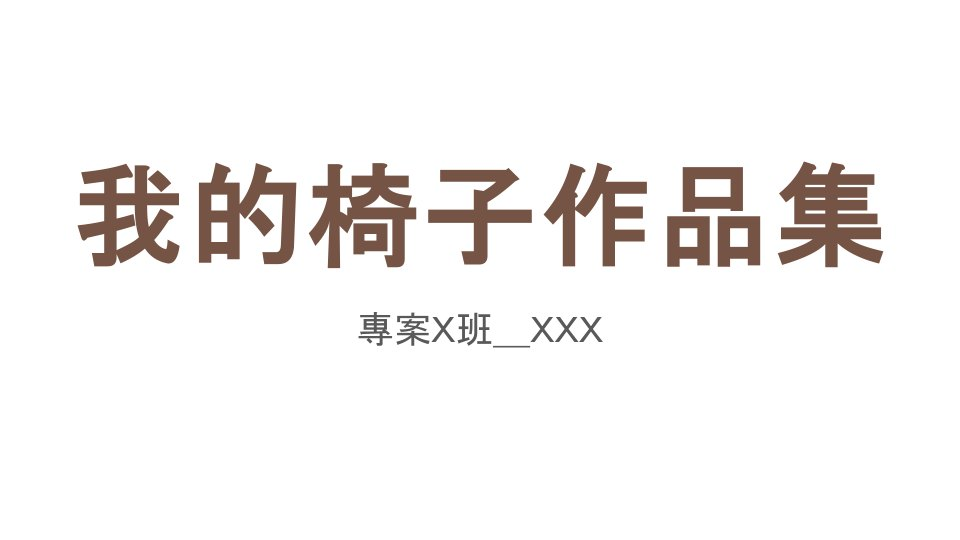
#> input picture assets/thumbs/a1.jpg, 960 x 540 px
$ python -i capture-thumbs.py   (imports and definitions only)
#> lines starting #> are read from the running program, lines starting #| are printed output that depends on the picture
#!/usr/bin/env python3
"""Capture each student's first-slide / cover into assets/thumbs/{id}.jpg."""

from __future__ import annotations

import base64
import json
import os
import re
import socket
import struct
import subprocess
import sys
import time
import urllib.parse
import urllib.request
from pathlib import Path

from PIL import Image, ImageStat

ROOT = Path(__file__).resolve().parents[1]
THUMBS = ROOT / "assets" / "thumbs"
CHROME = "/Applications/Google Chrome.app/Contents/MacOS/Google Chrome"
UA = (
    "Mozilla/5.0 (Macintosh; Intel Mac OS X 10_15_7) "
    "AppleWebKit/537.36 (KHTML, like Gecko) Chrome/128.0.0.0 Safari/537.36"
)
CDP_PORT = 9334


def slides_id(url: str) -> str:
    m = re.search(r"docs\.google\.com/presentation/d/([a-zA-Z0-9_-]+)", url)
    return m.group(1) if m else ""


# [91 lines left out: functions canva_embed, is_image, curl_to, ws_connect, ws_send, ws_recv, not called in this run]


class CDP:
    def __init__(self, ws_url: str):
        self.sock = ws_connect(ws_url)
        self.n = 0

    # [206 lines left out: functions call, wait_event, chrome_screenshot, start_cdp_chrome, cdp_page, cdp_screenshot and 4 more, not called in this run]


def recrop_existing_canva(data: dict) -> None:
    for cls in ("A", "B", "C"):
        for student in data.get(cls, []):
            url = student.get("projectUrl") or ""
            dest = THUMBS / f"{student['id']}.jpg"
            if "canva.com" not in url or not dest.exists() or cover_looks_bad(dest):
                continue
            save_jpg(crop_letterbox(Image.open(dest)), dest)


# [64 lines left out: function main, not called in this run]


# [2 lines not run here, left out]

>>> import cv2
>>> picture = cv2.imread('../assets/thumbs/a1.jpg', cv2.IMREAD_GRAYSCALE)
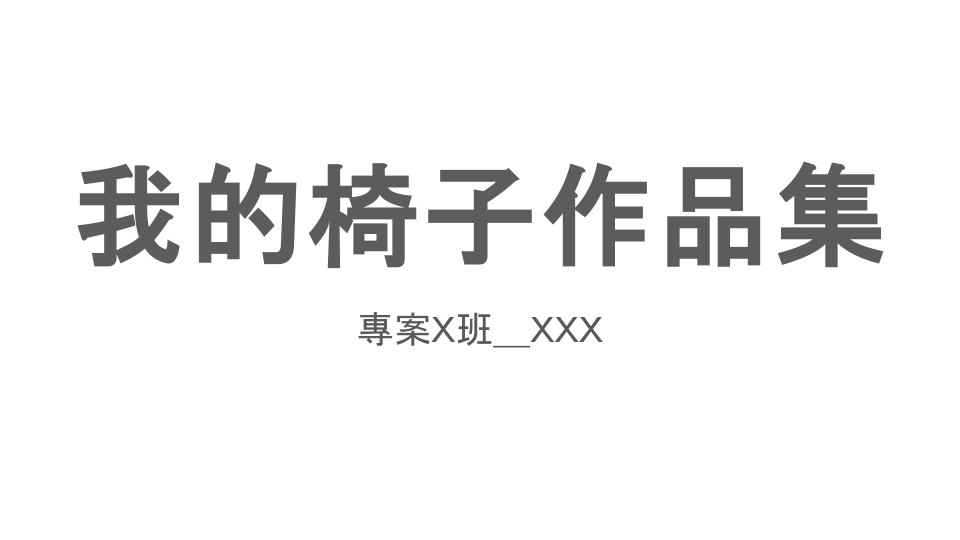
#> picture: shape (540, 960); min 71, max 255, mean 242.6
#> (the run stopped early here; a loop or call above may not have finished)

$ run again, on assets/thumbs/a6.jpg
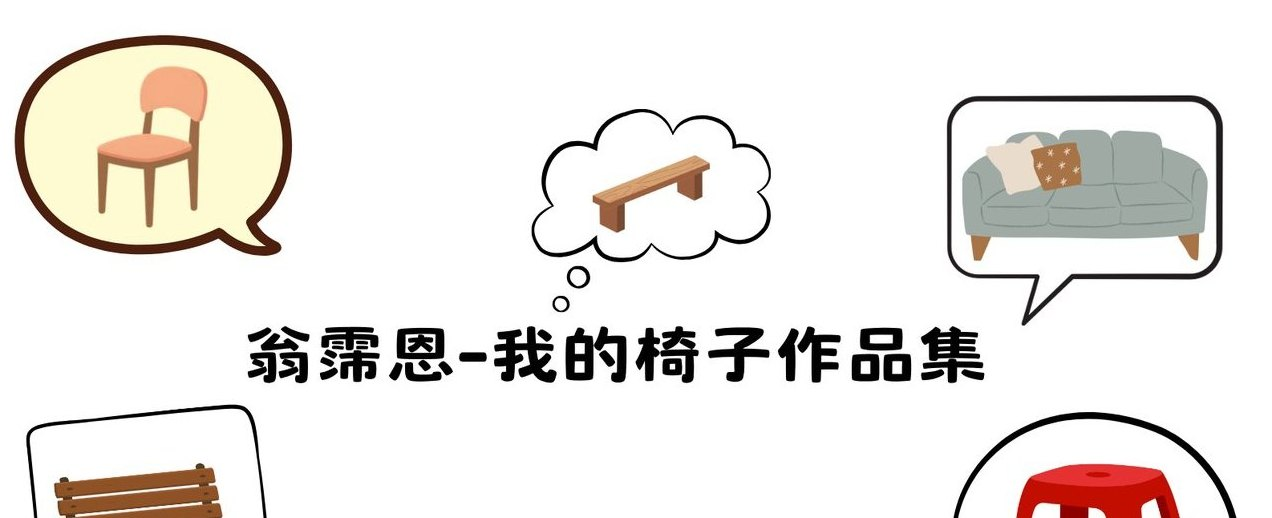
#> input picture assets/thumbs/a6.jpg, 1272 x 518 px
#> `picture = cv2.imread('../assets/thumbs/a1.jpg', cv2.IMREAD_GRAYSCALE)`:
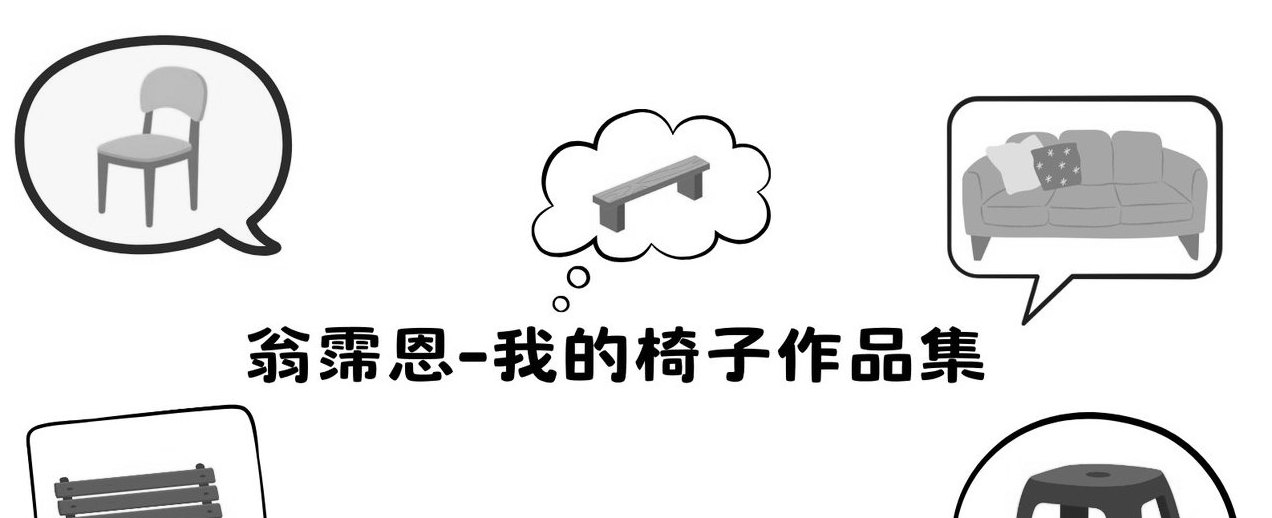
#> picture: shape (518, 1272); min 0, max 255, mean 231.9
